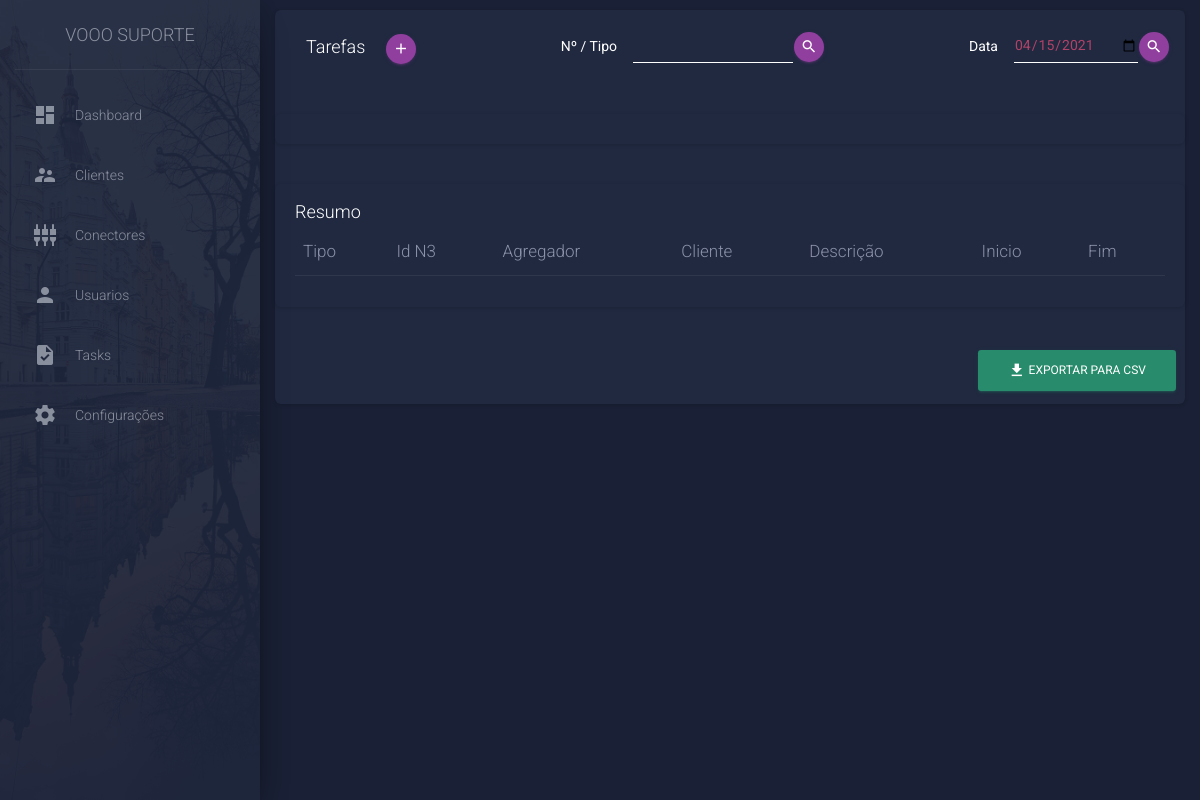
/tasks/, run on an earlier commit of the app's database.
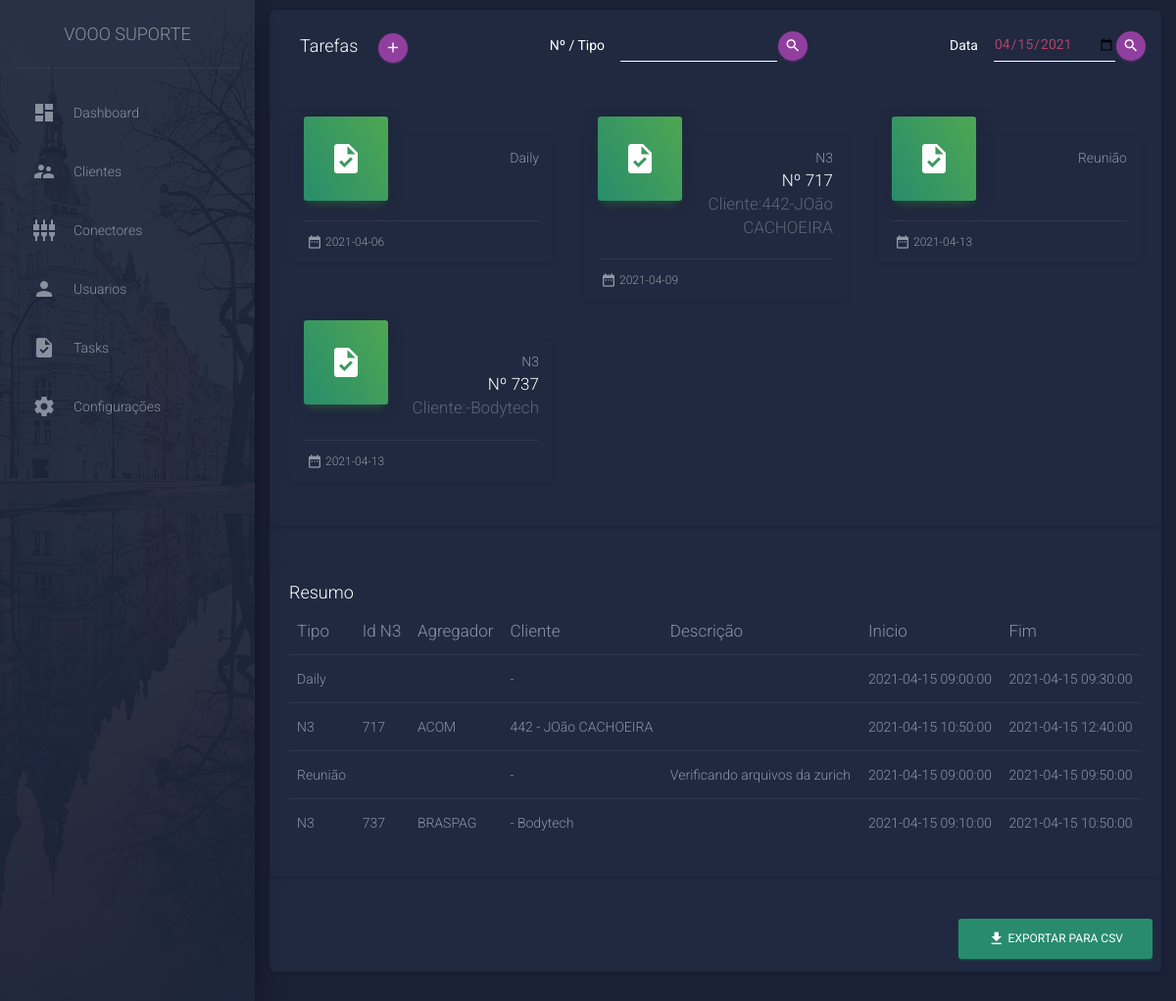
And on a later commit of the database.
### model/ModelSqlite.py (models this page shows, shortened)
class Task(db.Model):
    __tablename__ = 'task'
    id = Column(INTEGER, primary_key=True)
    name = Column(String, nullable=False, default='')
    day = Column(DATE, nullable=False, default=datetime.now())
    type_id = Column(INTEGER, ForeignKey('tasktype.id'))
    task_type = relationship('TaskType')
    order_id = Column(INTEGER, ForeignKey('order.id'))
    order = relationship('Order')
    actions = relationship('Action', backref='Task', lazy=False)

class TaskType(db.Model):
    __tablename__ = 'tasktype'
    id = Column(INTEGER, primary_key=True)
    name = Column(String, nullable=False, default='')

class Order(db.Model):
    __tablename__ = 'order'
    id = Column(INTEGER, primary_key=True)
    number = Column(INTEGER, nullable=False, default='0')
    client_name = Column(String)
    client_id = Column(String)
    aggregator = Column(String)

class Action(db.Model):
    __tablename__ = 'action'
    id = Column(INTEGER, primary_key=True)
    description = Column(String, nullable=False, default='')
    init = Column(DATETIME, default=datetime.now())
    finish = Column(DATETIME, nullable=True)
    finished = Column(BOOLEAN, nullable=False, default=False)
    task_id = Column(INTEGER, ForeignKey('task.id'))

### __main__.py (the view)
@app.route('/tasks/', methods=['GET', 'POST'])
def tasks():
    try:
        sumary_date = datetime.now().strftime('%Y-%m-%d') \
            if request.method == 'GET' else request.form['sumary_date']
        search = request.form['search'] if 'search' in request.form else None
        if search:
            tasks = taskDao.load_by_search(search)
        else:
            tasks = taskDao.load_by_date(sumary_date)
        for task in tasks:
            actions = task.Action.Task.actions
            task.Task.running = any([not action.finished for action in actions])
        sumary = orderDao.sumary(sumary_date)
        task_types = load_task_types()
        return render_template(locate_html('tasks'), tasks=tasks, task_types=task_types, sumary=sumary,
                               sumary_date=sumary_date)
    except Exception as e:
        abort(500, description=e)

### __main__.py (called while the page is built)
def locate_html(page: str) -> str:
    return f'pages/{page}.html'

def load_task_types():
    task_types = taskTypeDao.load()
    def set_selected(item):
        item.selected = item.name == 'N3'
        return item
    return list(map(set_selected, task_types))

### model/OrderDao.py (called while the page is built)
def sumary(sumary_date: str):
    sumary_date = datetime.strptime(sumary_date, '%Y-%m-%d')
    finish = sumary_date + timedelta(hours=23, minutes=59, seconds=59)
    query = db.session.query(Task.id, Action, TaskType, Order) \
        .outerjoin(Action, Action.task_id == Task.id) \
        .join(TaskType, TaskType.id == Task.type_id) \
        .outerjoin(Order, Order.id == Task.order_id) \
        .filter(Action.init >= sumary_date, Action.finish <= finish)\
        .group_by(Task.id)
    return query.all()

### model/TaskDao.py (called while the page is built)
def load_by_date(sumary_date):
    query = db.session.query(Task, Action, TaskType, Order) \
        .join(Action, Action.task_id == Task.id) \
        .join(TaskType, TaskType.id == Task.type_id) \
        .outerjoin(Order, Order.id == Task.order_id) \
        .filter(Action.init >= sumary_date)\
        .group_by(Task.id)
    return query.all()

### model/TaskTypeDao.py (called while the page is built)
def load():
    return TaskType.query.all()

### template/pages/tasks.html (shortened to what this page needs)
{% extends "./layout/layout.html" %}
{% block content %}
<nav class="navbar navbar-expand-lg navbar-transparent">
  <div class="container">
    <div class="navbar-translate">
      <a class="navbar-brand text-white" href="/tasks/">Tarefas</a>
      <button type="button" class="btn btn-primary btn-raised btn-fab btn-fab-mini btn-round" data-toggle="modal"
        data-target="#modalNewTask">
        <i class="material-icons">add</i>
      </button>
    </div>
    <div class="collapse navbar-collapse">
      <form class="form-inline ml-auto" action="/tasks/" method="POST">
        <label class="text-white mr-3">Nº / Tipo </label>
        <div class="form-group has-white">
          <input type="text" class="form-control" name="search">
        </div>
        <button type="submit" class="btn btn-primary btn-raised btn-fab btn-fab-mini btn-round">
          <i class="material-icons">search</i>
        </button>
      </form>
      <form class="form-inline ml-auto" action="/tasks/" method="POST">
        <label class="text-white mr-3">Data </label>
        <div class="form-group has-white">
          <input type="date" class="form-control" name="sumary_date" value="{{ sumary_date }}">
        </div>
        <button type="submit" class="btn btn-primary btn-raised btn-fab btn-fab-mini btn-round">
          <i class="material-icons">search</i>
        </button>
      </form>
    </div>
  </div>
</nav>
<div class="card">
  <div class="card-body">
    <div class="row">
      {% for task in tasks %}
      <div class="col-md-4 col-sm-4">
        <a href="/task/{{ task.Task.id }}">
          <div class="card card-stats">
           {% if task.Task.running %}
             <div class="card-header card-header-warning card-header-icon">
            {% else %}
             <div class="card-header card-header-success card-header-icon">
            {% endif %}
              <div class="card-icon">
                  <i class="material-icons">task</i>
              </div>
              <p class="card-category">{{task.TaskType.name}}</p>
              {% if task.Order %}
              <h5 class="card-title"> Nº {{task.Order.number}}</h5>
              <h5 class="card-title">Cliente:{{task.Order.client_id}}-{{task.Order.client_name}}</h5>
              {% endif %}
            </div>
            <div class="card-footer">
              <div class="stats">
                <i class="material-icons">date_range</i> {{task.Task.day}}
              </div>
            </div>
          </div>
        </a>
      </div>
      {% endfor %}
    </div>
  </div>
</div>
<div class="card">
  <div class="card-body">
    <h4 class="card-title text-white">Resumo</h4>
    <table class="table">
      <thead>
        <th>Tipo</th>
        <th>Id N3</th>
        <th>Agregador</th>
        <th>Cliente</th>
        <th>Descrição</th>
        <th>Inicio</th>
        <th>Fim</th>
      </thead>
      <tbody>
        {% for item in sumary %}
        <tr>
          <td>{{item.TaskType.name}}</td>
          <td>{{item.Order.number}}</td>
          <td>{{item.Order.aggregator}}</td>
          <td>{{item.Order.client_id}} - {{item.Order.client_name}}</td>
          <td>{{item.Action.description}}</td>
          <td>{{item.Action.init}}</td>
          <td>{{item.Action.finish}}</td>
        </tr>
        {% endfor %}
      </tbody>
    </table>
  </div>
</div>
<div class="d-flex justify-content-end p-2">
  <form action="/exportCSV/" method="POST">
    <button class="btn btn-success" type="submit">
      <i class="material-icons">file_download</i> Exportar para CSV
    </button>
  </form>
{% endblock %}

What changed in the data, as far as the page shows it:
now on this page (row unchanged): Task: TaskType.name "Daily", Task.day "2021-04-06"
added Task: TaskType.name "N3", Order.number "717", Order.client_id "442", Order.client_name "JOão CACHOEIRA", Task.day "2021-04-09"
added Task: TaskType.name "Reunião", Task.day "2021-04-13"
added Task: TaskType.name "N3", Order.number "737", Order.client_name "Bodytech", Task.day "2021-04-13"
added Action: TaskType.name "Daily", Action.init "2021-04-15 09:00:00", Action.finish "2021-04-15 09:30:00"
added Action: TaskType.name "N3", Order.number "717", Order.aggregator "ACOM", Order.client_id "442", Order.client_name "JOão CACHOEIRA", Action.init "2021-04-15 10:50:00", Action.finish "2021-04-15 12:40:00"
added Action: TaskType.name "Reunião", Action.description "Verificando arquivos da zurich", Action.init "2021-04-15 09:00:00", Action.finish "2021-04-15 09:50:00"
added Action: TaskType.name "N3", Order.number "737", Order.aggregator "BRASPAG", Order.client_name "Bodytech", Action.init "2021-04-15 09:10:00", Action.finish "2021-04-15 10:50:00"
